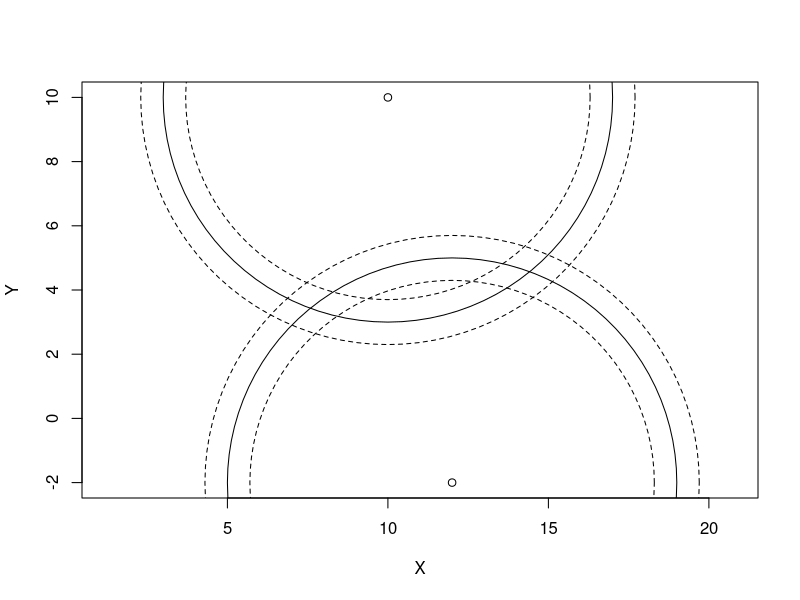

This figure's R source:
library("plotrix")

towerA = c(10, 10)
towerB = c(12, -2)
r = 7
errorPercent = 0.1

#a)
plot(x = c(towerA[1], towerB[1]), y = c(towerA[2], towerB[2]), asp = 1, xlab = "X", ylab = "Y")
draw.circle(x = towerA[1], y = towerA[2], radius = r)
draw.circle(x = towerB[1], y = towerB[2], radius = r)

#b)
draw.circle(x = towerA[1], y = towerA[2], radius = (r * (1 + errorPercent)), lty=2)
draw.circle(x = towerA[1], y = towerA[2], radius = (r * (1 - errorPercent)), lty=2)

draw.circle(x = towerB[1], y = towerB[2], radius = (r * (1 + errorPercent)), lty=2)
draw.circle(x = towerB[1], y = towerB[2], radius = (r * (1 - errorPercent)), lty=2)